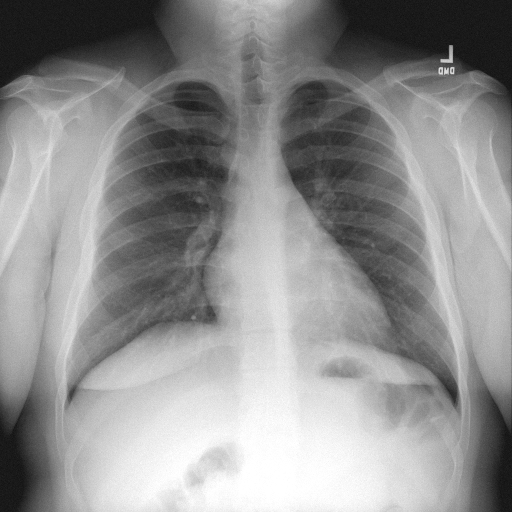
#> input picture Submission #2/pneumonia/noisy_train/25/00013070_000.png, 1024 x 1024 px, given as the content of the folder /Users/user/Downloads/pneumonia/train, which was not available (shown at 1/2 size)
$ jupyter execute 'Number 5.ipynb'
#> lines starting #> are read from the running program, lines starting #| are printed output that depends on the picture; long printed decimals are rounded; pictures that were not available may be replaced by others from this repository, and a replacement may not be noted
[cell 1]
import os
import random
import shutil

# Path to the folder containing the PNG images
folder_path = '/Users/user/Downloads/pneumonia'

# List all files in the folder, filtering out directories
file_names = [file for file in os.listdir(folder_path) if os.path.isfile(os.path.join(folder_path, file))]

# Shuffle the list of file names randomly
random.shuffle(file_names)

# Calculate the number of files for training (80%) and testing (20%)
num_train = int(0.8 * len(file_names))
num_test = len(file_names) - num_train

# Create directories for training and testing data
train_dir = '/Users/user/Downloads/pneumonia/train'
test_dir = '/Users/user/Downloads/pneumonia/test'
os.makedirs(train_dir, exist_ok=True)
os.makedirs(test_dir, exist_ok=True)

# Copy 80% of the files to the training directory
for file_name in file_names[:num_train]:
    src_path = os.path.join(folder_path, file_name)
    dst_path = os.path.join(train_dir, file_name)
    shutil.copy(src_path, dst_path)

# Copy 20% of the files to the testing directory
for file_name in file_names[num_train:]:
    src_path = os.path.join(folder_path, file_name)
    dst_path = os.path.join(test_dir, file_name)
    shutil.copy(src_path, dst_path)

print("Data partitioning completed successfully.")

[cell 2]
import cv2
import numpy as np

def add_poisson(img, lambda_val):
    poisson_noise = np.random.poisson(lambda_val, size=img.shape)
    noisy_image = img + poisson_noise
    noisy_image = np.clip(noisy_image, 0, 255).astype(np.uint8)
    return noisy_image

# Function to apply noise to images in a folder
def apply_noise_to_folder(folder_path, output_folder, noise_type, noise_params):
    os.makedirs(output_folder, exist_ok=True)
    for file_name in os.listdir(folder_path):
        if file_name.endswith('.png'):
            img_path = os.path.join(folder_path, file_name)
            img = cv2.imread(img_path, 0)
            for param in noise_params:
                noisy_img = None
                if noise_type == 'poisson':
                    noisy_img = add_poisson(img.copy(), param)
                output_subfolder = os.path.join(output_folder, str(param))
                os.makedirs(output_subfolder, exist_ok=True)
                output_path = os.path.join(output_subfolder, file_name)
                cv2.imwrite(output_path, noisy_img)

# Path to the training and test folders
train_folder = '/Users/user/Downloads/pneumonia/train'
test_folder = '/Users/user/Downloads/pneumonia/test'

# Output folders for noisy training and test sets
noisy_train_folder = '/Users/user/Downloads/pneumonia/noisy_train'
noisy_test_folder = '/Users/user/Downloads/pneumonia/noisy_test'

# Lambda values for Poisson noise
lambda_values = [25, 50, 75]

# Apply noise to training and test sets
apply_noise_to_folder(train_folder, noisy_train_folder, 'poisson', lambda_values)
#> in apply_noise_to_folder, img is the input picture: shape (1024, 1024); min 6, max 255, mean 143.9
#> the loop in apply_noise_to_folder, `for param in noise_params:` made 3 passes
#> pass 1, in add_poisson, `noisy_image = np.clip(noisy_image, 0, 255).astype(np.uint8)`:
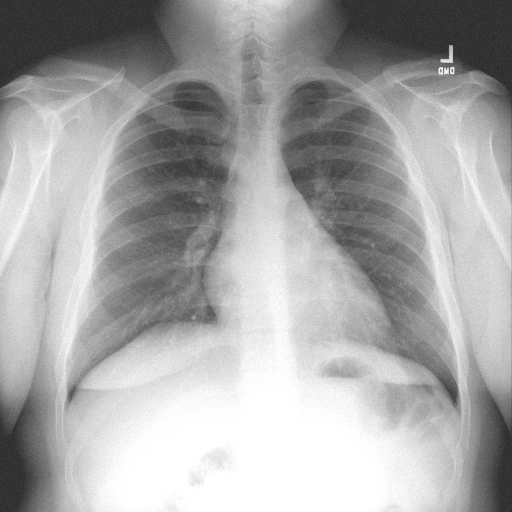
#> noisy_image: shape (1024, 1024) (shown at 1/2 size); min 23, max 255, mean 167.4
#> pass 2, in add_poisson (call 2), `noisy_image = img + poisson_noise`:
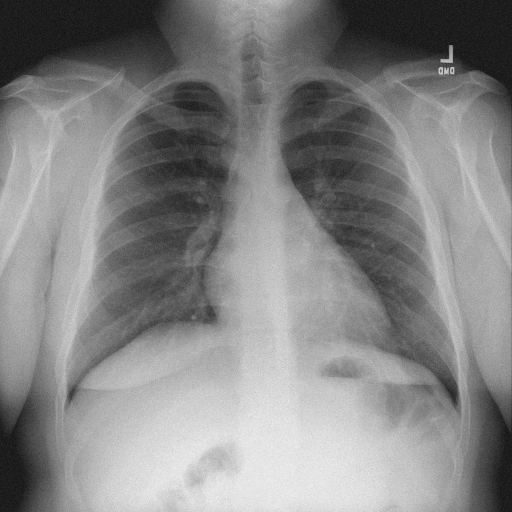
#> noisy_image: shape (1024, 1024) int64 (shown at 1/2 size); min 42, max 333, mean 193.9; drawn with min black and max white
#> pass 2, in add_poisson (call 2), `noisy_image = np.clip(noisy_image, 0, 255).astype(np.uint8)`:
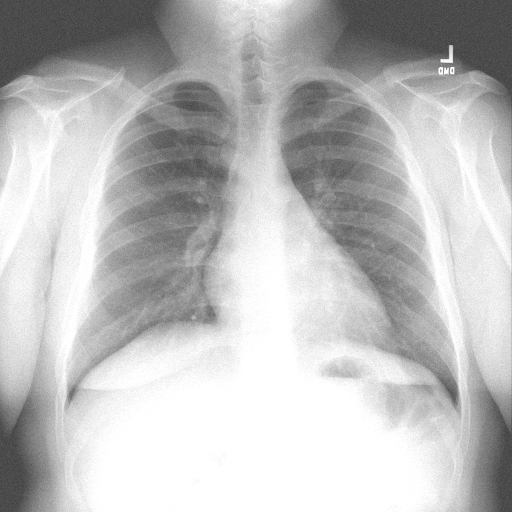
#> noisy_image: shape (1024, 1024) (shown at 1/2 size); min 42, max 255, mean 189
apply_noise_to_folder(test_folder, noisy_test_folder, 'poisson', lambda_values)

print("Noise applied to training and test sets.")

[cell 3]
import cv2
import numpy as np
import os

# Define paths to folders
train_folder = '/Users/user/Downloads/pneumonia/train'
test_folder = '/Users/user/Downloads/pneumonia/test'
noisy_train_folder = '/Users/user/Downloads/pneumonia/noisy_train/25'
noisy_test_folder = '/Users/user/Downloads/pneumonia/noisy_test/25'

# Function to load images from a folder
def load_images_from_folder(folder):
    images = []
    for filename in os.listdir(folder):
        img_path = os.path.join(folder, filename)
        img = cv2.imread(img_path, cv2.IMREAD_GRAYSCALE)
        if img is not None:
            images.append(img)
    return images

# Load clean and noisy images for training and testing
def load_data(train_folder, noisy_train_folder, test_folder, noisy_test_folder):
    clean_train_images = load_images_from_folder(train_folder)
    clean_test_images = load_images_from_folder(test_folder)
    noisy_train_images = load_images_from_folder(noisy_train_folder)
    noisy_test_images = load_images_from_folder(noisy_test_folder)
    return clean_train_images, clean_test_images, noisy_train_images, noisy_test_images

# Normalize the images
def normalize_images(images):
    normalized_images = []
    for image in images:
        if image.shape[-1] == 1:
            normalized_image = np.squeeze(image, axis=-1)  # Remove singleton dimension
        else:
            normalized_image = image.astype('float32') / 255.
        normalized_images.append(normalized_image)
    return normalized_images

# Load data
clean_train_images, clean_test_images, noisy_train_images, noisy_test_images = load_data(train_folder, noisy_train_folder, test_folder, noisy_test_folder)
#> in load_data, `clean_train_images = load_images_from_folder(train_folder)`: clean_train_images = 1 item
#> clean_train_images = 1 item; clean_test_images = 1 item; noisy_train_images = 1 item; noisy_test_images = 1 item

# Normalize images
clean_train_images = normalize_images(clean_train_images)
#> the loop in normalize_images, `for image in images:` made 1 pass
clean_test_images = normalize_images(clean_test_images)
#> the loop in normalize_images (call 2), `for image in images:` made 1 pass
noisy_train_images = normalize_images(noisy_train_images)
noisy_test_images = normalize_images(noisy_test_images)

# Function to apply median filter
def apply_median_filter(image, kernel_size):
    return cv2.medianBlur(image, kernel_size)

# Function to apply mean filter
def apply_mean_filter(image, kernel_size):
    return cv2.blur(image, (kernel_size, kernel_size))

# Function to apply bilateral filter
def apply_bilateral_filter(image, d, sigma_color, sigma_space):
    return cv2.bilateralFilter(image, d, sigma_color, sigma_space)

# Function to apply Gaussian filter
def apply_gaussian_filter(image, kernel_size):
    return cv2.GaussianBlur(image, (kernel_size, kernel_size), 0)

# Step 2: Apply denoising methods to noisy test images for each lambda value
def denoise_images(noisy_images, method, kernel_size=None, d=None, sigma_color=None, sigma_space=None):
    denoised_images = []
    for img in noisy_images:
        if method == 'median':
            denoised_img = apply_median_filter(img, kernel_size)
        elif method == 'mean':
            denoised_img = apply_mean_filter(img, kernel_size)
        elif method == 'bilateral':
            denoised_img = apply_bilateral_filter(img, d, sigma_color, sigma_space)
        elif method == 'gaussian':
            denoised_img = apply_gaussian_filter(img, kernel_size)

        # Resize the denoised image to match the dimensions of the clean image
        denoised_img_resized = cv2.resize(denoised_img, (clean_test_images[0].shape[1], clean_test_images[0].shape[0]))

        denoised_images.append(denoised_img_resized)
    return denoised_images

# Step 3: Calculate error metric for classical methods
def calculate_error_for_classical_method(denoised_images, clean_test_images):
    errors = []
    for denoised_img, clean_img in zip(denoised_images, clean_test_images):
        # Resize denoised_img to match the shape of clean_img
        denoised_img_resized = cv2.resize(denoised_img, (clean_img.shape[1], clean_img.shape[0]))

        # Calculate error
        error = np.mean(np.square(clean_img - denoised_img_resized))
        errors.append(error)
    return errors


# Step 4: Calculate error metric for CNN autoencoder (already implemented)

# Step 5: Compare error metrics for different filters and lambda values
lambda_values = [25, 50, 75]

for lambda_val in lambda_values:
    print(f"\nLambda = {lambda_val}")

    # Denoise with Median Filter
    if noisy_test_images:
        denoised_images_median = denoise_images(noisy_test_images, 'median', kernel_size=3)
        errors_median = calculate_error_for_classical_method(denoised_images_median, clean_test_images)
        print(f"Average error for Median Filter: {np.mean(errors_median)}")

    # Denoise with Mean Filter
    denoised_images_mean = denoise_images(noisy_test_images, 'mean', kernel_size=3)
    errors_mean = calculate_error_for_classical_method(denoised_images_mean, clean_test_images)
    print(f"Average error for Mean Filter: {np.mean(errors_mean)}")

    # Denoise with Bilateral Filter
    denoised_images_bilateral = denoise_images(noisy_test_images, 'bilateral', d=9, sigma_color=75, sigma_space=75)
    errors_bilateral = calculate_error_for_classical_method(denoised_images_bilateral, clean_test_images)
    print(f"Average error for Bilateral Filter: {np.mean(errors_bilateral)}")

    # Denoise with Gaussian Filter
    denoised_images_gaussian = denoise_images(noisy_test_images, 'gaussian', kernel_size=3)
    errors_gaussian = calculate_error_for_classical_method(denoised_images_gaussian, clean_test_images)
    print(f"Average error for Gaussian Filter: {np.mean(errors_gaussian)}")
#> this loop made 3 passes
#| Average error for Median Filter: 0.009319
#| Average error for Mean Filter: 0.009344
#| Average error for Bilateral Filter: 0.009429
#| Average error for Gaussian Filter: 0.009243
#| Average error for Median Filter: 0.009319
#| Average error for Mean Filter: 0.009344
#| Average error for Bilateral Filter: 0.009429
#| Average error for Gaussian Filter: 0.009243
#| Average error for Median Filter: 0.009319
#| Average error for Mean Filter: 0.009344
#> (further printed lines are left out)

def calculate_psnr_for_classical_method(denoised_images, clean_test_images):
    psnrs = []
    for denoised_img, clean_img in zip(denoised_images, clean_test_images):
        # Resize the denoised image to match the dimensions of the clean image
        denoised_img_resized = cv2.resize(denoised_img, (clean_img.shape[1], clean_img.shape[0]))

        mse = np.mean(np.square(clean_img - denoised_img_resized))
        if mse == 0:
            psnr = 100  # PSNR is infinite when MSE is zero
        else:
            max_pixel = 1.0  # Assuming pixel values are in the range [0, 1]
            psnr = 20 * np.log10(max_pixel / np.sqrt(mse))
        psnrs.append(psnr)
    return psnrs

# Define lambda values
lambda_values = [25, 50, 75]

# Iterate over lambda values
for lambda_val in lambda_values:
    print(f"\nLambda = {lambda_val}")

    # Define paths to folders based on lambda value
    noisy_train_folder = f'/Users/user/Downloads/pneumonia/noisy_train/{lambda_val}'
    noisy_test_folder = f'/Users/user/Downloads/pneumonia/noisy_test/{lambda_val}'

    # Load data from folders
    clean_train_images, clean_test_images, noisy_train_images, noisy_test_images = load_data(train_folder, noisy_train_folder, test_folder, noisy_test_folder)

    # Normalize images
    clean_train_images = normalize_images(clean_train_images)
    clean_test_images = normalize_images(clean_test_images)
    noisy_train_images = normalize_images(noisy_train_images)
    noisy_test_images = normalize_images(noisy_test_images)

    # Denoise images using different filters
    denoised_images_median = denoise_images(noisy_test_images, 'median', kernel_size=3)
    denoised_images_mean = denoise_images(noisy_test_images, 'mean', kernel_size=3)
    denoised_images_bilateral = denoise_images(noisy_test_images, 'bilateral', d=9, sigma_color=75, sigma_space=75)
    denoised_images_gaussian = denoise_images(noisy_test_images, 'gaussian', kernel_size=3)

    # Calculate PSNR for each method
    psnrs_median = calculate_psnr_for_classical_method(denoised_images_median, clean_test_images)
#> the loop in calculate_psnr_for_classical_method, `for denoised_img, clean_img in zip(denoised_images, clean_test_images):` made 1 pass
#> (mse, max_pixel, psnr) on pass 1: (0.00932, 1, 20.31)
#> after the loop in calculate_psnr_for_classical_method, `for denoised_img, clean_img in zip(denoised_images, clean_test_images):`: psnrs = [20.31]
#> psnrs_median = [20.31]
    psnrs_mean = calculate_psnr_for_classical_method(denoised_images_mean, clean_test_images)
#> the loop in calculate_psnr_for_classical_method (call 2), `for denoised_img, clean_img in zip(denoised_images, clean_test_images):` made 1 pass
#> (mse, max_pixel, psnr) on pass 1: (0.00934, 1, 20.29)
#> psnrs_mean = [20.29]
    psnrs_bilateral = calculate_psnr_for_classical_method(denoised_images_bilateral, clean_test_images)
#> psnrs_bilateral = [20.26]
    psnrs_gaussian = calculate_psnr_for_classical_method(denoised_images_gaussian, clean_test_images)
#> psnrs_gaussian = [20.34]

    # Print and compare PSNRs
    print(f"Average PSNR for Median Filter: {np.mean(psnrs_median)} dB")
#| Average PSNR for Median Filter: 20.306 dB
    print(f"Average PSNR for Mean Filter: {np.mean(psnrs_mean)} dB")
#| Average PSNR for Mean Filter: 20.295 dB
    print(f"Average PSNR for Bilateral Filter: {np.mean(psnrs_bilateral)} dB")
#| Average PSNR for Bilateral Filter: 20.255 dB
    print(f"Average PSNR for Gaussian Filter: {np.mean(psnrs_gaussian)} dB")
#| Average PSNR for Gaussian Filter: 20.342 dB
#> pass 2 of the loop `for lambda_val in lambda_values:`:
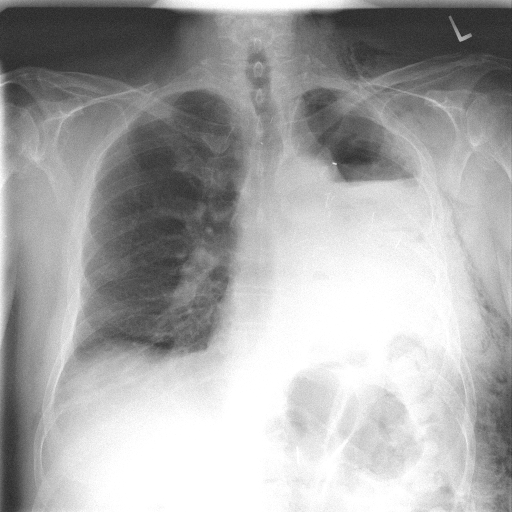
#> input picture Submission #2/pneumonia/noisy_train/50/00012761_007.png, 1024 x 1024 px, found by its file name (shown at 1/2 size)
#> in load_images_from_folder, img is the input picture: shape (1024, 1024); min 26, max 255, mean 168.1
#> the loop in normalize_images (call 11), `for image in images:` made 2 passes
#> pass 2, in normalize_images (call 11), `normalized_image = image.astype('float32') / 255.`:
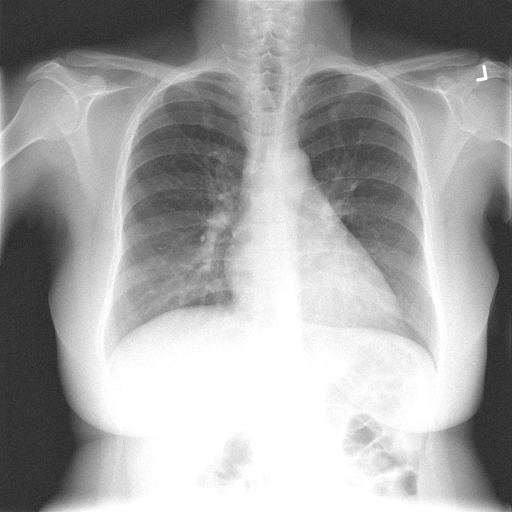
#> normalized_image: shape (1024, 1024) float32 (shown at 1/2 size); min 0.0863, max 1, mean 0.642
